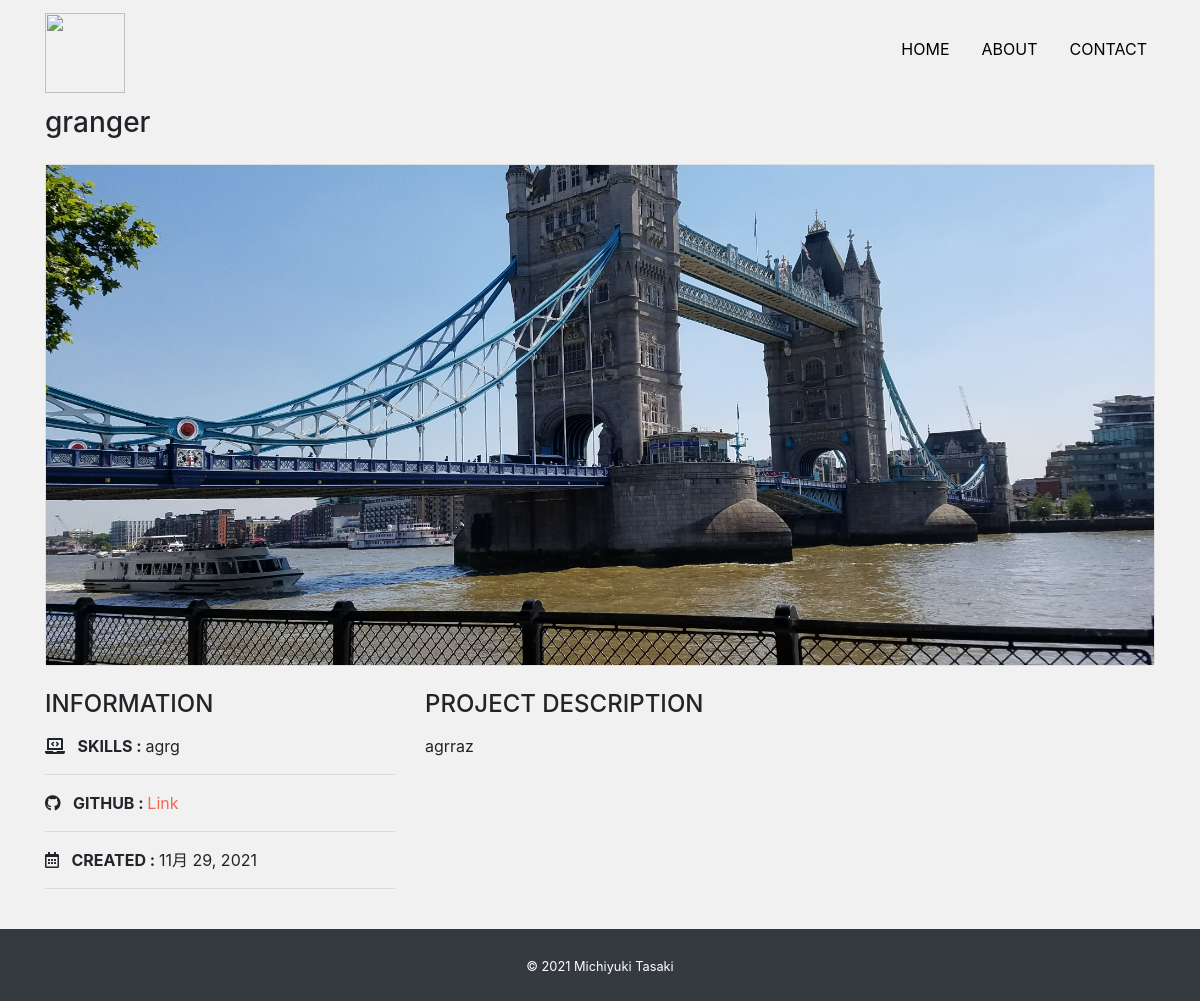
Screenshot of /detail/3/ with the database file from the repository.
### app/models.py (models this page shows, shortened)
class Work(models.Model):
    title = models.CharField('タイトル', max_length=100)
    image = models.ImageField(upload_to='images', verbose_name='イメージ画像')
    thumbnail = models.ImageField(upload_to='images', verbose_name='サムネイル', null=True, blank=True)
    skill = models.CharField('スキル', max_length=100)
    url = models.CharField('URL', max_length=100, null=True, blank=True)
    created = models.DateField('作成日時')
    description = models.TextField('説明')

### app/views.py (the view)
# urls.py: path('detail/<int:pk>/', views.DetailView.as_view(), name='detail'),
class DetailView(View):
    def get(self, request, *args, **kwargs):
        work_data = Work.objects.get(id=self.kwargs['pk'])
        return render(request, 'app/detail.html', {
            'work_data': work_data
        })

### app/templates/app/detail.html
{% extends "app/base.html" %} {% block content %}
<h3 class="mb-4">{{ work_data.title }}</h3>
<div class="card top mb-4">
  <img src="{{ work_data.image.url }}" alt="" />
</div>
<div class="row">
  <div class="col-sm-4 mb-4">
    <h4 class="mb-3">INFORMATION</h4>
    <p>
      <i class="fas fa-laptop-code mr-2"></i>
      <span class="font-weight-bolder">SKILLS : </span>
      {{ work_data.skill }}
    </p>
    <hr />
    <p>
      <i class="fab fa-github mr-2"></i>
      <span class="font-weight-bolder">GITHUB : </span>
      {% if work_data.url %}
      <a class="link-color" href="{{ work_data.url }}" target="_blank">Link</a>
      {% else %} Private {% endif %}
    </p>
    <hr />
    <p>
      <i class="far fa-calendar-alt mr-2"></i>
      <span class="font-weight-bolder">CREATED : </span>
      {{ work_data.created }}
    </p>
    <hr />
  </div>
  <div class="col-sm-8 mb-5">
    <h4 class="mb-3">PROJECT DESCRIPTION</h4>
    <p>{{ work_data.description|linebreaksbr }}</p>
  </div>
</div>
{% endblock %}

### app/static/css/style.css (style rules this page uses)
* { margin: 0; padding: 0; box-sizing: border-box; }
body { background: #f1f1f1; display: flex; flex-flow: column; min-height: 100vh; }
.top img { object-fit: cover; height: 500px; }
.link-color { color: #ee6c4d; }

### rows the page displays
Work: title "granger", image (picture), skill "agrg", created "11月 29, 2021", description "agrraz"
